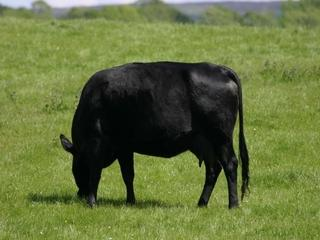
#> input picture mocle/slic_segment/3000323.jpg, 320 x 240 px; its folder holds 5 pictures in this run
$ python slic.py   (Python 2 division)
#> lines starting #> are read from the running program, lines starting #| are printed output that depends on the picture
#coding:utf-8
import math
from skimage import io, color
import numpy as np
from tqdm import trange


class Cluster(object):
    cluster_index = 1

    def __init__(self, h, w, l=0, a=0, b=0):
        self.update(h, w, l, a, b)
        self.pixels = []
        self.no = self.cluster_index
        Cluster.cluster_index += 1

    def update(self, h, w, l, a, b):
        self.h = h
        self.w = w
        self.l = l
        self.a = a
        self.b = b

    def __str__(self):
        return "{},{}:{} {} {} ".format(self.h, self.w, self.l, self.a, self.b)

    def __repr__(self):
        return self.__str__()


class SLICProcessor(object):
    @staticmethod
    def open_image(path):
        """
        Return:
            3D array, row col [LAB]
        """
#> called with path = '3000323.jpg'
        rgb = io.imread(path)
#> rgb is the input picture: shape (240, 320, 3); mean R, G, B 102, 114.7, 61.6
        lab_arr = color.rgb2lab(rgb)
#> lab_arr: shape (240, 320, 3) float64; mean of channels 0, 1, 2 45.3, -13.1, 26.4
        return lab_arr

    @staticmethod
    def save_lab_image(path, lab_arr):
        """
        Convert the array to RBG, then save the image
        :param path:
        :param lab_arr:
        :return:
        """
        rgb_arr = color.lab2rgb(lab_arr)
        io.imsave(path, rgb_arr)

    def make_cluster(self, h, w):
        h = int(h)
        w = int(w)
        return Cluster(h, w,
                       self.data[h][w][0],
                       self.data[h][w][1],
                       self.data[h][w][2])

    def __init__(self, filename, K, M):
        #k代表超像素个数，m代表颜色最大距离
        self.K = K
        self.M = M

        self.data = self.open_image(filename)
        self.image_height = self.data.shape[0]
#> self.image_height = 240
        self.image_width = self.data.shape[1]
#> self.image_width = 320
        self.N = self.image_height * self.image_width
#> self.N = 76800
        self.S = int(math.sqrt(self.N / self.K))
#> self.S = 8

        self.clusters = []
        self.label = {}
        self.dis = np.full((self.image_height, self.image_width), np.inf)

    def init_clusters(self):
        h = self.S / 2
#> h = 4
        w = self.S / 2
#> w = 4
        while h < self.image_height:
            while w < self.image_width:
                self.clusters.append(self.make_cluster(h, w))
                w += self.S
            w = self.S / 2
            h += self.S
#> this loop made 30 passes
#> (w, h) on passes 2 to 3: (4, 12), (52, 20)
#> (h, w) on pass 1: (4, 4)

    def get_gradient(self, h, w):
        if w + 1 >= self.image_width:
            w = self.image_width - 2
        if h + 1 >= self.image_height:
            h = self.image_height - 2

        gradient = self.data[h + 1][w + 1][0] - self.data[h][w][0] + \
                   self.data[h + 1][w + 1][1] - self.data[h][w][1] + \
                   self.data[h + 1][w + 1][2] - self.data[h][w][2]
        return gradient

    def move_clusters(self):
        result_h = 0
        result_w = 0
        for cluster in self.clusters:
            cluster_gradient = self.get_gradient(cluster.h, cluster.w)
            for dh in range(-1, 2):
                for dw in range(-1, 2):
                    _h = cluster.h + dh
                    _w = cluster.w + dw
                    new_gradient = self.get_gradient(_h, _w)
                    if new_gradient < cluster_gradient:
                        result_h = _h
                        result_w = _w
                        cluster_gradient = new_gradient
            cluster.update(result_h, result_w, self.data[result_h][result_w][0], self.data[result_h][result_w][1], self.data[result_h][result_w][2])


    def assignment(self):
        for cluster in self.clusters:
            for h in range(cluster.h - 2 * self.S, cluster.h + 2 * self.S):
                if h < 0 or h >= self.image_height: continue
                for w in range(cluster.w - 2 * self.S, cluster.w + 2 * self.S):
                    if w < 0 or w >= self.image_width: continue
                    L, A, B = self.data[h][w]
                    Dc = math.sqrt(
                        math.pow(L - cluster.l, 2) +
                        math.pow(A - cluster.a, 2) +
                        math.pow(B - cluster.b, 2))
                    Ds = math.sqrt(
                        math.pow(h - cluster.h, 2) +
                        math.pow(w - cluster.w, 2))
                    D = math.sqrt(math.pow(Dc / self.M, 2) + math.pow(Ds / self.S, 2))
                    if D < self.dis[h][w]:
                        if (h, w) not in self.label:
                            self.label[(h, w)] = cluster
                            cluster.pixels.append((h, w))
                        else:
                            self.label[(h, w)].pixels.remove((h, w))
                            self.label[(h, w)] = cluster
                            cluster.pixels.append((h, w))
                        self.dis[h][w] = D

    def update_cluster(self):
        for cluster in self.clusters:
            sum_h = sum_w = number = 0
            for p in cluster.pixels:
                sum_h += p[0]
                sum_w += p[1]
                number += 1
            if number == 0:
                continue
            _h = int(sum_h / number)
            _w = int(sum_w / number)
            cluster.update(_h, _w, self.data[_h][_w][0], self.data[_h][_w][1], self.data[_h][_w][2])

    def save_current_image(self, name):
        image_arr = np.copy(self.data)
        for cluster in self.clusters:
            for p in cluster.pixels:
                image_arr[p[0]][p[1]][0] = cluster.l
                image_arr[p[0]][p[1]][1] = cluster.a
                image_arr[p[0]][p[1]][2] = cluster.b
            image_arr[cluster.h][cluster.w][0] = 0
            image_arr[cluster.h][cluster.w][1] = 0
            image_arr[cluster.h][cluster.w][2] = 0
        self.save_lab_image(name, image_arr)

    #得到矩阵类型的超像素聚簇中心矩阵
    def transformMatrix(self):
        result_matrix = np.zeros((len(self.clusters), 3))
        index = 0
        for cluster in self.clusters:
            result_matrix[index, :] = [cluster.l, cluster.a, cluster.b]
            index += 1
        return result_matrix

    def iterate_10times(self):
        self.init_clusters()
        self.move_clusters()
        for i in trange(10):
            self.assignment()
            self.update_cluster()
            name = '3001891_M{m}_K{k}_loop{loop}.png'.format(loop=i, m=self.M, k=self.K)
            self.save_current_image(name)
#> this loop made 1 pass
#> pass 1, in save_lab_image, `rgb_arr = color.lab2rgb(lab_arr)`:
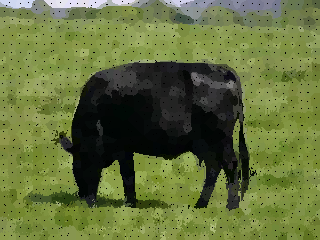
#> rgb_arr: shape (240, 320, 3) float64; mean R, G, B 0.394, 0.443, 0.239

    def getDataForDSMOC(self):
        self.init_clusters()
        self.move_clusters()
        self.assignment()
        self.update_cluster()
        super_pixel_matrix = self.transformMatrix()
        print '超像素无迭代生成'
        return super_pixel_matrix, self.clusters

    def getDataForDSMOCMulti(self):
        self.init_clusters()
        self.move_clusters()
        for i in trange(10):
            self.assignment()
            self.update_cluster()
        super_pixel_matrix = self.transformMatrix()
        print '超像素迭代10次后生成'
        return super_pixel_matrix, self.clusters


if __name__ == '__main__':
    # [7 lines of commented-out code are left out]
    p = SLICProcessor('3000323.jpg', 1000, 10)
#> (the run stopped early here; a loop or call above may not have finished)
